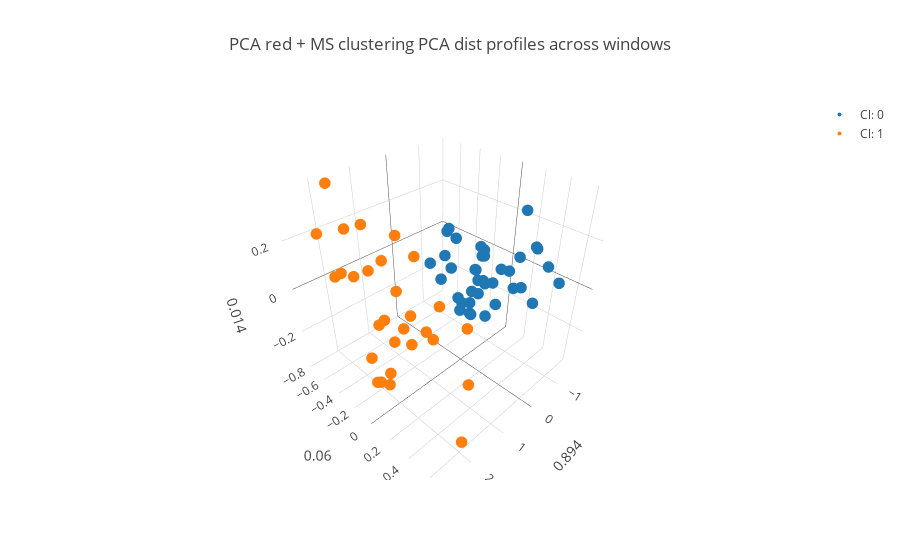

Notebook cell for this chart:
### Code cell
n_comp = 4

pcaS = PCA(n_components=n_comp, whiten=False,svd_solver='randomized')
Struct_dist_feats = pcaS.fit_transform(Struct_distance_stats)
var_compsQ= pcaS.explained_variance_ratio_

print("; ".join(['PC{0}: {1}'.format(x+1,round(pcaS.explained_variance_ratio_[x],3)) for x in range(n_comp)]))
print('features shape: {}'.format(Struct_dist_feats.shape))

bandwidth = estimate_bandwidth(Struct_dist_feats, quantile=0.2)
params = {'bandwidth': np.linspace(np.min(Struct_dist_feats), np.max(Struct_dist_feats),30)}
grid = GridSearchCV(KernelDensity(algorithm = "ball_tree",breadth_first = False), params,verbose=0)

ms = MeanShift(bandwidth=bandwidth, bin_seeding=False, cluster_all=False, min_bin_freq=25)
ms.fit(Struct_dist_feats)
labels1 = ms.labels_
#labels1= [int(1 in x[2]) for x in Combis]
#labels1= [len(x[2]) for x in Combis]
#print(Combis[:10])
label_select = {y:[x for x in range(len(labels1)) if labels1[x] == y] for y in sorted(list(set(labels1))) if y != -1}


#### Let's plot the first 3 coordinates nonetheless.
####
fig_data= [go.Scatter3d(
        x = Struct_dist_feats[label_select[i],0],
        y = Struct_dist_feats[label_select[i],1],
        z = Struct_dist_feats[label_select[i],2],
        type='scatter3d',
        mode= "markers",
        name= 'Cl: {}'.format(i),
        text= ['gp: {}'.format(i) for x in label_select[i]],
        marker= {
        'line': {'width': 0},
        'size': 4,
        'symbol': 'circle',
        "opacity": 1
      }
    ) for i in label_select.keys()]




layout = go.Layout(
    title= 'PCA red + MS clustering PCA dist profiles across windows',
    
    scene= Scene(
    yaxis=dict(
        title='{}'.format(round(var_compsQ[1],3))),
    xaxis=dict(
    title= '{}'.format(round(var_compsQ[0],3))),
    zaxis=dict(
    title= '{}'.format(round(var_compsQ[2],3))))
)



fig = go.Figure(data=fig_data, layout=layout)
iplot(fig)

### Figure 1 — Plotly figure (JSON) as saved in the notebook; plotly's stock layout.template omitted (floating-point values rounded to 4 significant figures)
{"data": [{"marker": {"line": {"width": 0}, "opacity": 1, "size": 4, "symbol": "circle"}, "mode": "markers", "name": "Cl: 0", "text": ["gp: 0", "gp: 0", "gp: 0", "gp: 0", "gp: 0", "gp: 0", "gp: 0", "gp: 0", "gp: 0", "gp: 0", "gp: 0", "gp: 0", "gp: 0", "gp: 0", "gp: 0", "gp: 0", "gp: 0", "gp: 0", "gp: 0", "gp: 0", "gp: 0", "gp: 0", "gp: 0", "gp: 0", "gp: 0", "gp: 0", "gp: 0", "gp: 0", "gp: 0", "gp: 0", "gp: 0", "gp: 0", "gp: 0", "gp: 0", "gp: 0", "gp: 0", "gp: 0", "gp: 0"], "type": "scatter3d", "x": [-0.8563, -0.5153, -1.626, -0.2607, -0.7539, -1.282, -0.8129, -1.663, -1.645, -0.3402, -1.245, -0.8412, -0.5922, -0.9289, -0.689, -1.248, -1.082, -1.404, -0.397, -1.166, -1.47, -1.274, -1.219, -1.13, -1.053, -1.035, -0.7822, -0.2649, -1.416, -0.6716, -0.1636, -1.239, -0.3258, -0.2141, -0.5825, -1.404, -1.015, -0.2395], "y": [-0.6503, -0.2866, -0.3452, -0.1042, -0.02149, 0.1821, 0.5187, -0.07288, -0.2528, -0.3008, -0.1265, -0.4402, -0.01572, -0.1948, 0.4329, -0.6452, 0.569, -0.3262, -0.02778, -0.1507, -0.4941, 0.3437, 0.2356, 0.02762, -0.09899, 0.1551, -0.06347, 0.06587, -0.1462, -0.0725, -0.1304, 0.2096, 0.5155, 0.02366, -0.3385, -0.4227, 0.01267, 0.3866], "z": [-0.123, -0.03954, -0.1448, -0.1816, 0.08423, 0.05851, 0.1269, -0.08374, -0.1842, 0.02862, -0.1369, 0.07821, -0.1042, -0.2282, 0.1952, -0.2391, 0.05028, -0.3663, -0.07979, 0.000493, -0.3271, -0.1158, -0.06392, -0.1944, 0.01986, 0.00849, 0.08824, 0.005702, -0.3331, -0.01074, 0.1517, 0.2603, 0.2309, -0.1629, 0.1263, -0.3321, -0.07988, 0.05253]}, {"marker": {"line": {"width": 0}, "opacity": 1, "size": 4, "symbol": "circle"}, "mode": "markers", "name": "Cl: 1", "text": ["gp: 1", "gp: 1", "gp: 1", "gp: 1", "gp: 1", "gp: 1", "gp: 1", "gp: 1", "gp: 1", "gp: 1", "gp: 1", "gp: 1", "gp: 1", "gp: 1", "gp: 1", "gp: 1", "gp: 1", "gp: 1", "gp: 1", "gp: 1", "gp: 1", "gp: 1", "gp: 1", "gp: 1", "gp: 1", "gp: 1", "gp: 1", "gp: 1", "gp: 1"], "type": "scatter3d", "x": [1.563, 1.245, 1.993, 1.716, 2.073, 1.788, 1.055, 2.677, 2.338, 2.049, 1.955, 1.944, 2.17, 1.196, 2.414, 2.155, 2.642, 2.435, 1.712, 1.853, 2.41, 1.594, 1.276, 1.835, 2.362, 1.919, 1.688, 1.103, 1.32], "y": [0.5037, -0.6291, -0.1734, -0.05092, 0.02304, -0.1751, 0.1025, 0.03501, -0.3752, 0.6679, -0.4327, 0.6027, -0.0264, 0.08694, 0.1018, -0.7237, 0.1855, -0.05084, -0.7606, 0.1106, -0.0201, 0.1596, -0.2021, -0.542, -0.4452, 0.135, -0.3823, -0.119, -0.2433], "z": [0.08516, 0.2009, -0.06005, 0.2992, -0.0675, 0.1877, 0.01163, -0.06851, 0.1348, -0.02794, 0.07781, -0.3419, 0.02114, -0.1283, -0.1446, 0.2022, -0.1375, -0.2427, 0.361, 0.04849, -0.2333, -0.02985, -0.1574, 0.2359, 0.1057, -0.05903, 0.09312, 0.1666, 0.009339]}], "layout": {"scene": {"xaxis": {"title": "0.894"}, "yaxis": {"title": "0.06"}, "zaxis": {"title": "0.014"}}, "title": "PCA red + MS clustering PCA dist profiles across windows"}}
